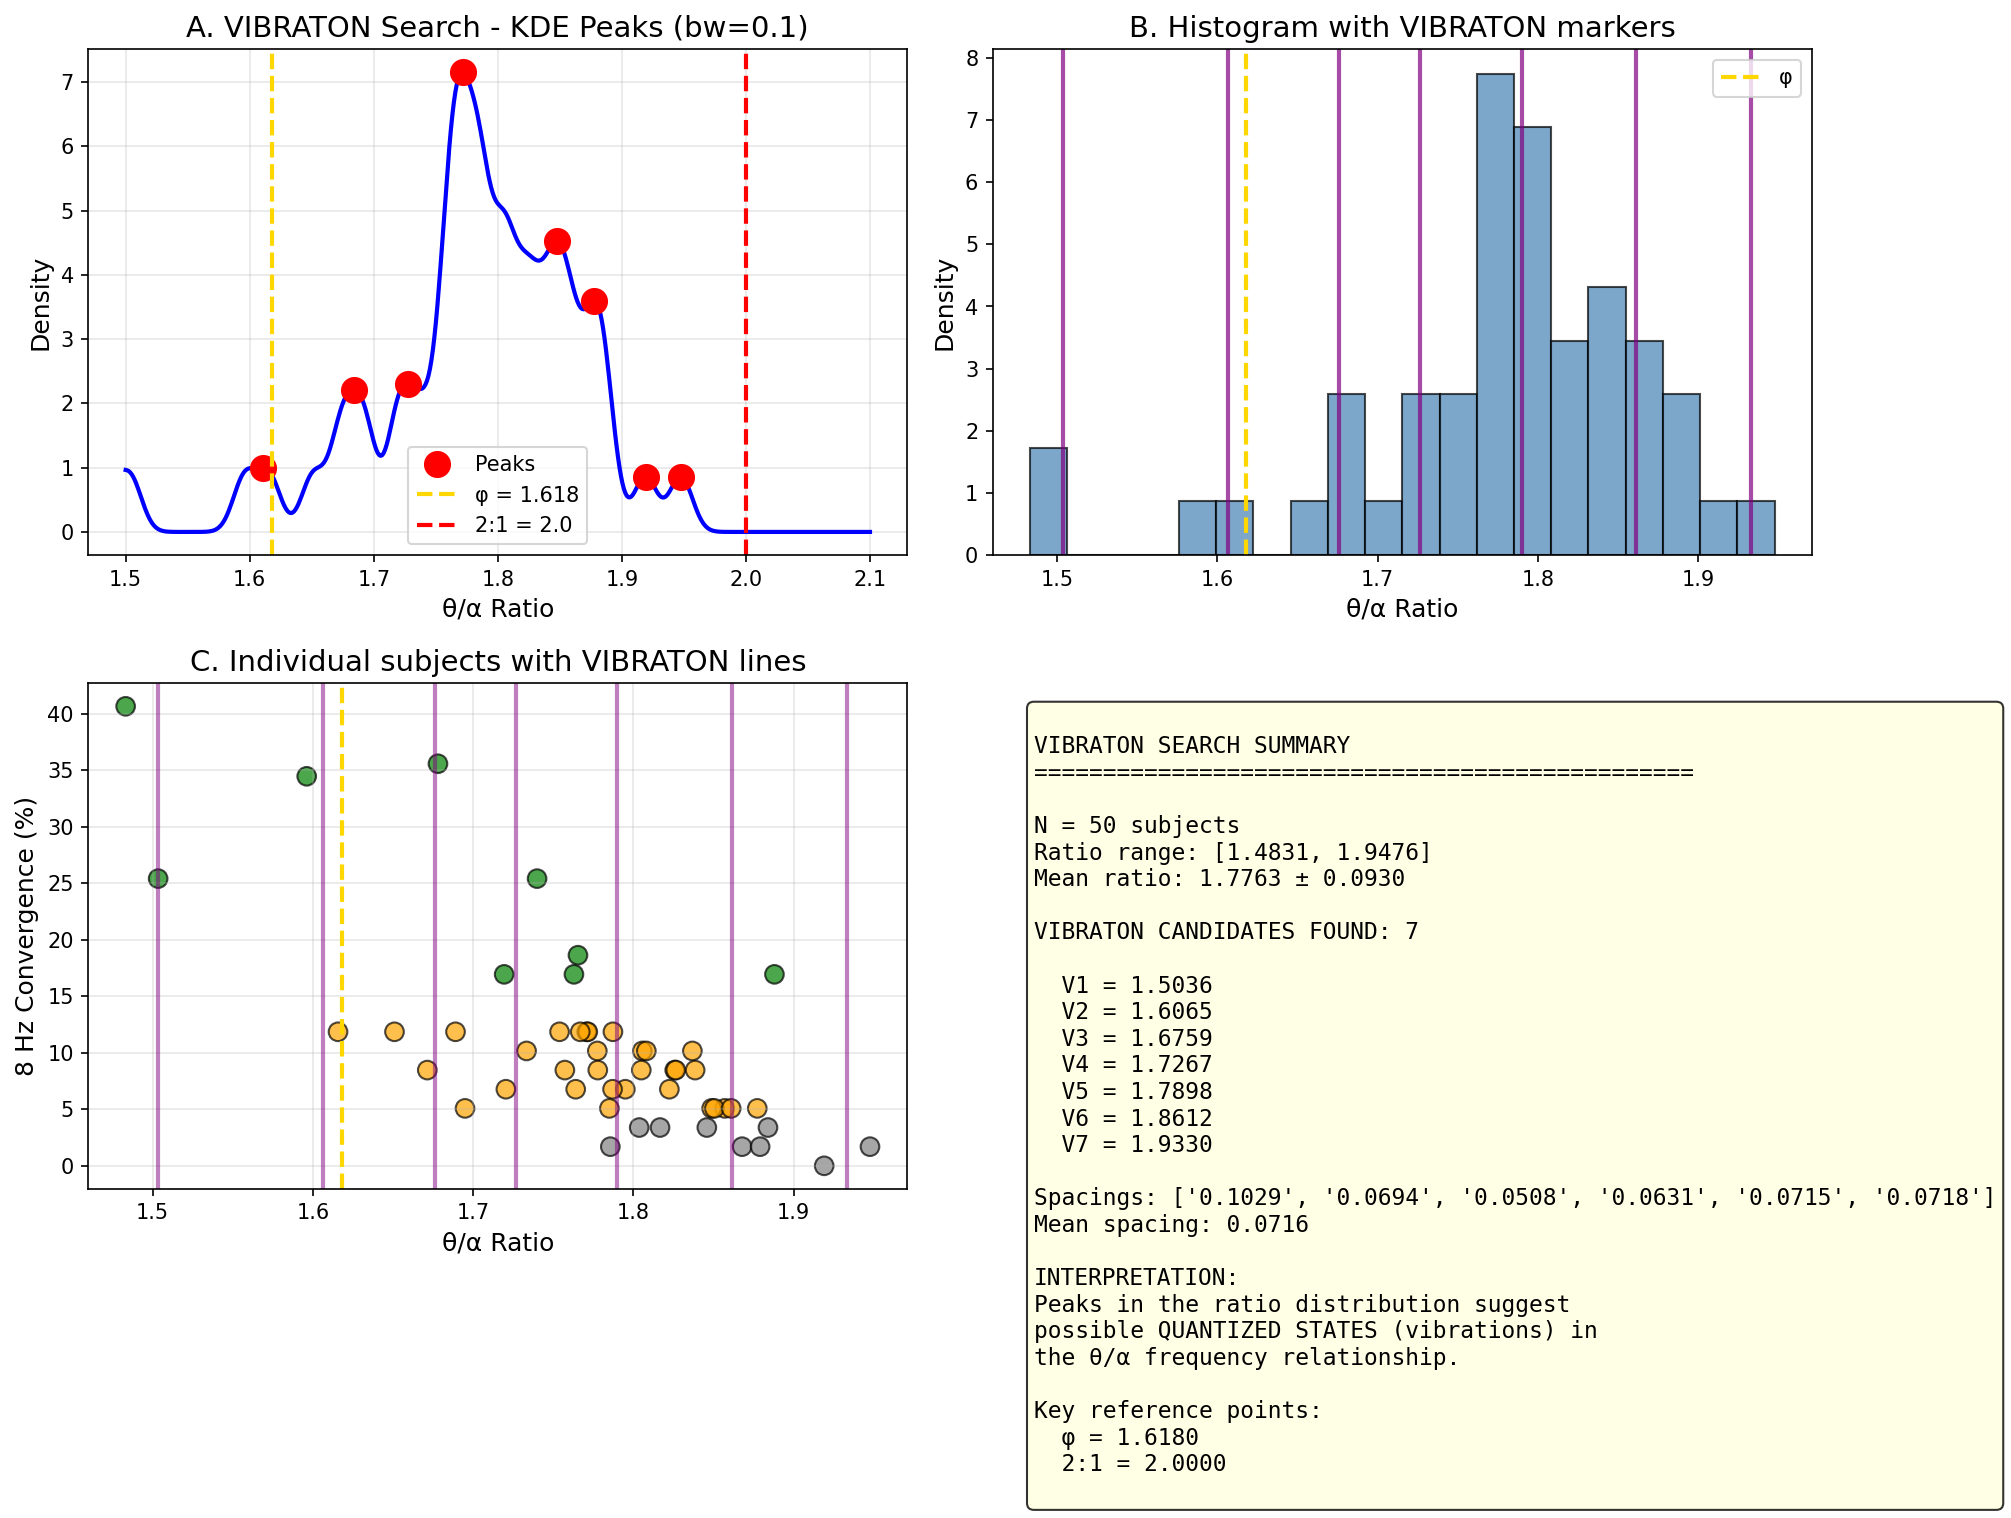

This figure's Python source:
"""
VIBRATON SEARCH
===============
Looking for discrete quantized peaks in θ/α ratio distribution
"""

import numpy as np
import matplotlib.pyplot as plt
from scipy.stats import gaussian_kde
from scipy.signal import find_peaks
from scipy import signal
import mne
from mne.datasets import eegbci
from mne.io import read_raw_edf

mne.set_log_level('ERROR')

PHI = (1 + np.sqrt(5)) / 2

print("="*70)
print("VIBRATON SEARCH")
print("Looking for discrete quantized states in θ/α ratio distribution")
print("="*70)

BANDS = {'theta': (4, 8), 'alpha': (8, 13)}

def get_peak_centroid(psd, freqs, band):
    mask = (freqs >= band[0]) & (freqs <= band[1])
    if not np.any(mask) or np.sum(psd[mask]) == 0:
        return np.nan
    return np.sum(freqs[mask] * psd[mask]) / np.sum(psd[mask])

def compute_8hz_convergence(eeg, sfreq):
    window = int(2 * sfreq)
    step = window // 2
    convergence = 0
    total = 0
    
    for start in range(0, len(eeg) - window, step):
        seg = eeg[start:start+window]
        f, p = signal.welch(seg, sfreq, nperseg=min(512, len(seg)))
        
        t_mask = (f >= 4) & (f <= 8)
        a_mask = (f >= 8) & (f <= 13)
        
        if np.any(t_mask) and np.any(a_mask):
            f_t = f[t_mask][np.argmax(p[t_mask])]
            f_a = f[a_mask][np.argmax(p[a_mask])]
            total += 1
            if 7 <= f_t <= 8.5 and 7.5 <= f_a <= 9 and abs(f_t - f_a) < 1.5:
                convergence += 1
    
    return 100 * convergence / total if total > 0 else 0

print("\nLoading data from 50 subjects...")

ratios = []
convergences = []

for subj in range(1, 51):
    try:
        raw = read_raw_edf(eegbci.load_data(subj, [1], update_path=True, verbose=False)[0], 
                          preload=True, verbose=False)
        raw.filter(1, 45, verbose=False)
        sfreq = raw.info['sfreq']
        eeg = np.mean(raw.get_data(), axis=0)
        
        f, p = signal.welch(eeg, sfreq, nperseg=min(1024, len(eeg)//2))
        f_t = get_peak_centroid(p, f, BANDS['theta'])
        f_a = get_peak_centroid(p, f, BANDS['alpha'])
        
        if f_t > 0 and not np.isnan(f_t) and not np.isnan(f_a):
            ratio = f_a / f_t
            conv = compute_8hz_convergence(eeg, sfreq)
            ratios.append(ratio)
            convergences.append(conv)
    except:
        continue

ratios = np.array(ratios)
convergences = np.array(convergences)

print(f"Loaded {len(ratios)} subjects")
print(f"Mean ratio: {np.mean(ratios):.4f} ± {np.std(ratios):.4f}")
print(f"Range: [{np.min(ratios):.4f}, {np.max(ratios):.4f}]")

print("\n" + "="*70)
print("VIBRATON ANALYSIS - Multiple Bandwidths")
print("="*70)

bandwidths = [0.05, 0.08, 0.1, 0.12, 0.15]
x = np.linspace(1.5, 2.1, 500)

all_peaks = []

for bw in bandwidths:
    kde = gaussian_kde(ratios, bw_method=bw)
    y = kde(x)
    
    peaks, properties = find_peaks(y, prominence=0.05)
    
    print(f"\nBandwidth = {bw}:")
    print(f"  Found {len(peaks)} peaks:")
    for p in peaks:
        all_peaks.append(x[p])
        print(f"    Ratio = {x[p]:.4f}, prominence = {properties['prominences'][np.where(peaks == p)[0][0]]:.3f}")

print("\n" + "="*70)
print("VIBRATON CANDIDATES SUMMARY")
print("="*70)

if all_peaks:
    all_peaks = np.array(all_peaks)
    
    from scipy.cluster.hierarchy import fcluster, linkage
    
    if len(all_peaks) > 1:
        linkage_matrix = linkage(all_peaks.reshape(-1, 1), method='average')
        clusters = fcluster(linkage_matrix, t=0.05, criterion='distance')
        
        unique_clusters = np.unique(clusters)
        vibraton_candidates = []
        
        print("\nClustered VIBRATON candidates:")
        for c in unique_clusters:
            cluster_peaks = all_peaks[clusters == c]
            mean_peak = np.mean(cluster_peaks)
            vibraton_candidates.append(mean_peak)
            print(f"  VIBRATON {c}: ratio = {mean_peak:.4f} ({len(cluster_peaks)} detections)")
        
        vibraton_candidates = sorted(vibraton_candidates)
        
        print(f"\nFinal VIBRATON candidates: {len(vibraton_candidates)}")
        for i, v in enumerate(vibraton_candidates):
            dist_phi = abs(v - PHI)
            dist_2 = abs(v - 2.0)
            print(f"  V{i+1} = {v:.4f} (dist from φ: {dist_phi:.4f}, dist from 2:1: {dist_2:.4f})")
        
        if len(vibraton_candidates) > 1:
            spacings = np.diff(vibraton_candidates)
            print(f"\nSpacings between VIBRATONs: {spacings}")
            print(f"Mean spacing: {np.mean(spacings):.4f}")
            
            print("\nSpacing ratios:")
            for i, s in enumerate(spacings):
                print(f"  Spacing {i+1}: {s:.4f}")
                print(f"    vs φ-1: {s / (PHI - 1):.3f}")
                print(f"    vs 1/φ: {s * PHI:.3f}")

fig, axes = plt.subplots(2, 2, figsize=(14, 10))

ax1 = axes[0, 0]
kde = gaussian_kde(ratios, bw_method=0.1)
y = kde(x)
peaks, _ = find_peaks(y, prominence=0.05)

ax1.plot(x, y, 'b-', linewidth=2)
ax1.plot(x[peaks], y[peaks], 'ro', markersize=12, label='Peaks')
ax1.axvline(x=PHI, color='gold', linestyle='--', linewidth=2, label=f'φ = {PHI:.3f}')
ax1.axvline(x=2.0, color='red', linestyle='--', linewidth=2, label='2:1 = 2.0')
ax1.set_xlabel('θ/α Ratio', fontsize=12)
ax1.set_ylabel('Density', fontsize=12)
ax1.set_title('A. VIBRATON Search - KDE Peaks (bw=0.1)', fontsize=14)
ax1.legend(fontsize=10)
ax1.grid(True, alpha=0.3)

ax2 = axes[0, 1]
ax2.hist(ratios, bins=20, density=True, alpha=0.7, color='steelblue', edgecolor='black')
for v in vibraton_candidates:
    ax2.axvline(x=v, color='purple', linestyle='-', linewidth=2, alpha=0.7)
ax2.axvline(x=PHI, color='gold', linestyle='--', linewidth=2, label='φ')
ax2.set_xlabel('θ/α Ratio', fontsize=12)
ax2.set_ylabel('Density', fontsize=12)
ax2.set_title('B. Histogram with VIBRATON markers', fontsize=14)
ax2.legend(fontsize=10)

ax3 = axes[1, 0]
colors = ['green' if c > 15 else 'orange' if c > 5 else 'gray' for c in convergences]
ax3.scatter(ratios, convergences, c=colors, s=80, alpha=0.7, edgecolor='black')
for v in vibraton_candidates:
    ax3.axvline(x=v, color='purple', linestyle='-', linewidth=2, alpha=0.5, label=f'V={v:.3f}')
ax3.axvline(x=PHI, color='gold', linestyle='--', linewidth=2, label='φ')
ax3.set_xlabel('θ/α Ratio', fontsize=12)
ax3.set_ylabel('8 Hz Convergence (%)', fontsize=12)
ax3.set_title('C. Individual subjects with VIBRATON lines', fontsize=14)
ax3.grid(True, alpha=0.3)

ax4 = axes[1, 1]
ax4.axis('off')

summary = f"""
VIBRATON SEARCH SUMMARY
================================================

N = {len(ratios)} subjects
Ratio range: [{np.min(ratios):.4f}, {np.max(ratios):.4f}]
Mean ratio: {np.mean(ratios):.4f} ± {np.std(ratios):.4f}

VIBRATON CANDIDATES FOUND: {len(vibraton_candidates)}
"""

for i, v in enumerate(vibraton_candidates):
    summary += f"\n  V{i+1} = {v:.4f}"

if len(vibraton_candidates) > 1:
    spacings = np.diff(vibraton_candidates)
    summary += f"\n\nSpacings: {[f'{s:.4f}' for s in spacings]}"
    summary += f"\nMean spacing: {np.mean(spacings):.4f}"

summary += f"""

INTERPRETATION:
Peaks in the ratio distribution suggest
possible QUANTIZED STATES (vibrations) in
the θ/α frequency relationship.

Key reference points:
  φ = {PHI:.4f}
  2:1 = 2.0000
"""

ax4.text(0.05, 0.95, summary, transform=ax4.transAxes, fontsize=11,
         verticalalignment='top', fontfamily='monospace',
         bbox=dict(boxstyle='round', facecolor='lightyellow', alpha=0.8))

plt.tight_layout()
plt.savefig('vibraton_search.png', dpi=150, bbox_inches='tight')
print("\nFigure saved: vibraton_search.png")

print("\n" + "="*70)
print("VIBRATON vs HARMONIC RATIOS")
print("="*70)

harmonic_ratios = {
    '3:2': 1.5,
    '8:5': 1.6,
    'φ': PHI,
    '5:3': 1.667,
    '7:4': 1.75,
    '9:5': 1.8,
    '2:1': 2.0
}

print("\nVibraton candidates vs known harmonic ratios:")
for v in vibraton_candidates:
    nearest_name = min(harmonic_ratios.keys(), key=lambda k: abs(harmonic_ratios[k] - v))
    nearest_val = harmonic_ratios[nearest_name]
    print(f"  V = {v:.4f} closest to {nearest_name} ({nearest_val:.4f}), distance = {abs(v - nearest_val):.4f}")
